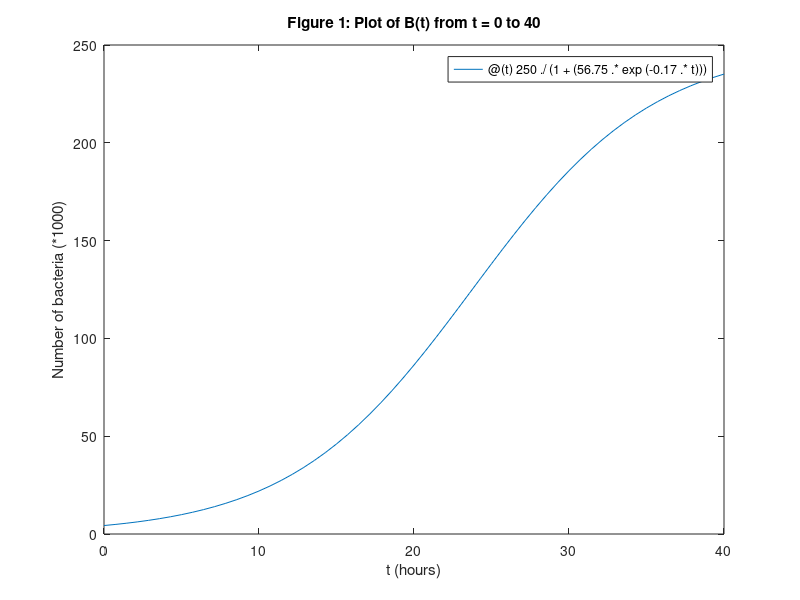
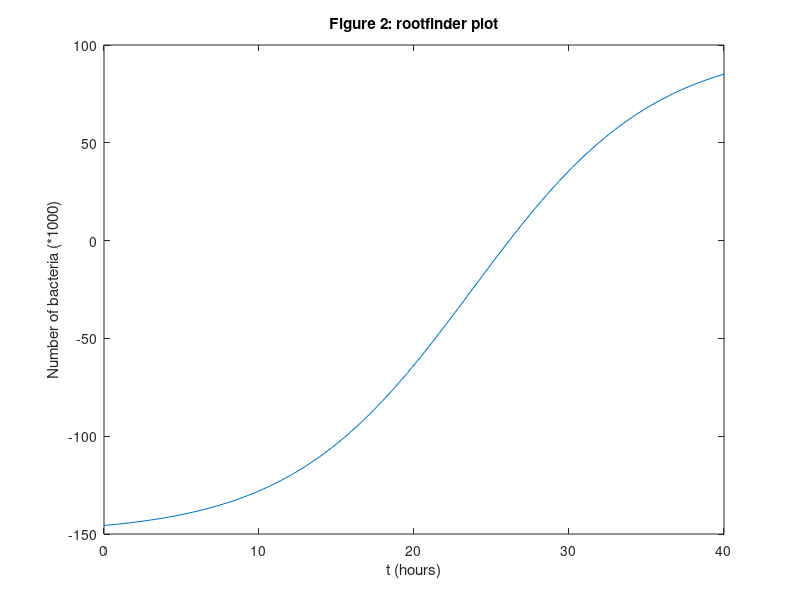
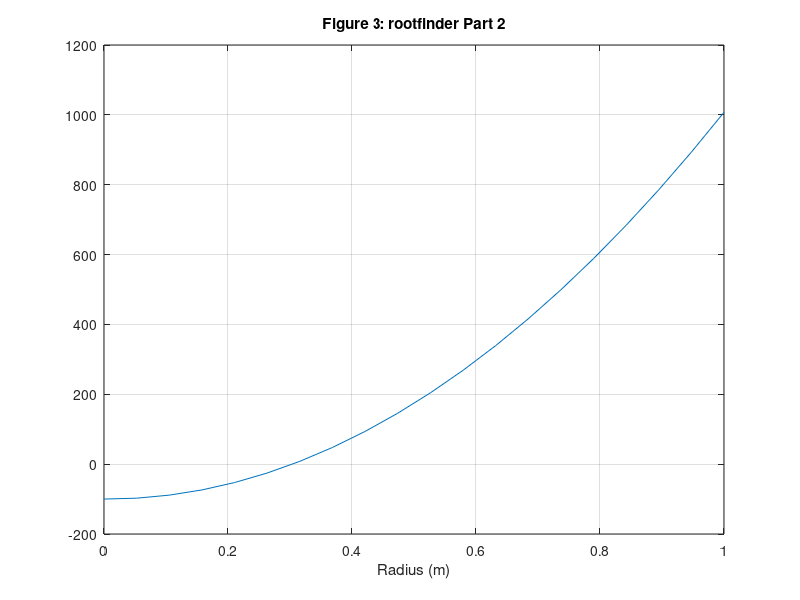

The MATLAB source for these figures, in order:
% Zein Hajj-Ali
% 101020677
% May 10, 2019

% Part 1:

fprintf("Part 1: \n");

% a)

Ba = 250/(1 + (56.75 * exp(-0.17*1)));

fprintf(" a) ans = %f\n", Ba);

% b)

Bb = 250/(1 + (56.75 * exp(-0.17*4)));

fprintf(" b) ans = %f\n", Bb);

% c)

fprintf(" c) function = ");
B = @(t) 250./(1 + (56.75 .* exp(-0.17.*t)))

% d)

d = B(1);

fprintf(" d) ans = %f\n", d);

% e)

e = B(4);

fprintf(" e) ans = %f\n", e);

% f)

f = B([1 4]);

fprintf(" f) ans = %f\n", f);

% g)

figure(1);
fplot(B, [0 40])
title("Figure 1: Plot of B(t) from t = 0 to 40");
xlabel("t (hours)");
ylabel("Number of bacteria (*1000)");

% h)

% B(t) - 150

% i)

fprintf(" i) function = ");

F = @(t) B(t) - 150

% j)

xvec = linspace(0, 40, 50);
yvec = F(xvec);
figure(2);
plot(xvec, yvec)
title("Figure 2: rootfinder plot");
xlabel("t (hours)");
ylabel("Number of bacteria (*1000)");

% k)

root = fzero(F, 25);

fprintf(" k) ans = %f\n", root);

% --------------------------------------------------------

% Part 2:

fprintf("Part 2: \n");

% Root finding formula: (1118.406985*(R^2))-(11.18407*R)-99.9627 = 0

rootFinder = @(R) (1118.406985.*(R.^2))-(11.18407.*R)-99.9627;

% Solution with fzero:

xs = linspace(0, 1, 20);
ys = rootFinder(xs);
figure(3);
plot(xs, ys);
grid on;
title("Figure 3: rootfinder Part 2");
xlabel("Radius (m)");

radiusfzero = fzero(rootFinder, [0.2, 0.4]);

fprintf(" Radius using 'fzero' is %f meters\n", radiusfzero);

diameterfzero = 2*radiusfzero;

fprintf(" Diameter using 'fzero' is %f meters\n", diameterfzero);

radiusroots = roots([1118.406985 -11.18407 -99.9627]);

fprintf(" Radius using 'roots' is %f meters\n", radiusroots(1));

diameterroots = 2*radiusroots;

fprintf(" Diameter using 'roots' is %f meters\n", diameterroots(1));